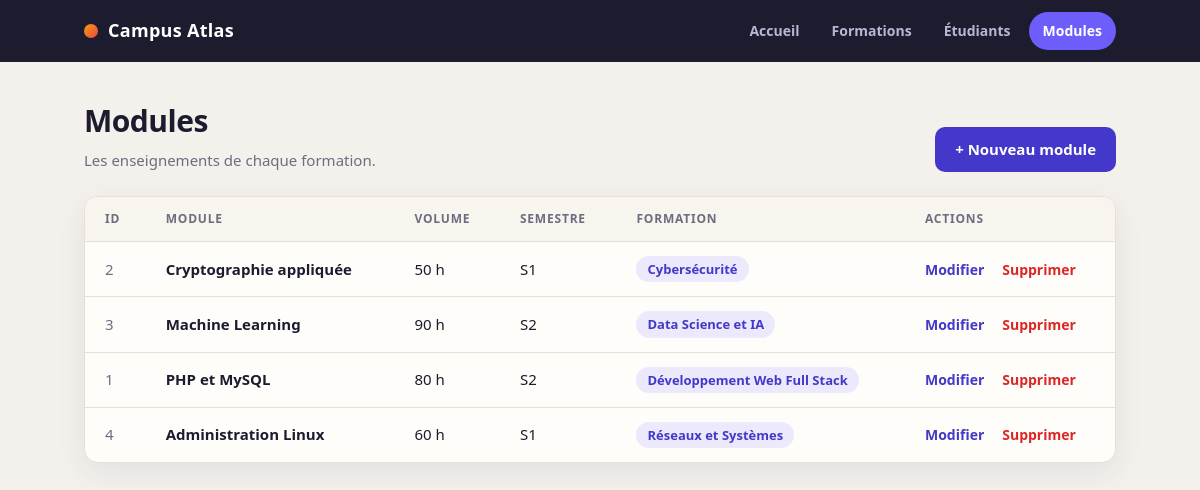
Screenshot of /modules/index.php with the database file from the repository.
### tables this page shows
CREATE TABLE modules (
    id INT AUTO_INCREMENT PRIMARY KEY,
    intitule VARCHAR(120) NOT NULL,
    volume_horaire INT NOT NULL,
    semestre INT NOT NULL,
    formation_id INT NOT NULL,
    FOREIGN KEY (formation_id) REFERENCES formations(id)
);

CREATE TABLE formations (
    id INT AUTO_INCREMENT PRIMARY KEY,
    intitule VARCHAR(120) NOT NULL,
    duree_mois INT NOT NULL,
    tarif DECIMAL(10,2) NOT NULL
);

### modules/index.php (the view, shortened to what this page needs)
<?php
require_once "../database/connexion.php";
$sql = "
    SELECT
        m.id,
        m.intitule,
        m.volume_horaire,
        m.semestre,
        f.intitule AS formation
    FROM modules m
    JOIN formations f ON m.formation_id = f.id
    ORDER BY f.intitule, m.semestre, m.intitule
";
$modules = $pdo->query($sql)->fetchAll(PDO::FETCH_ASSOC);
?>
<!DOCTYPE html>
<html lang="fr">
<head>
    <link rel="stylesheet" href="../assets/css/style.css">
</head>
<body>
<header class="nav">
    <div class="nav-inner">
        <a class="logo" href="../index.php"><span class="logo-dot"></span>Campus Atlas</a>
        <nav>
            <a href="../index.php">Accueil</a>
            <a href="../formations/index.php">Formations</a>
            <a href="../etudiants/index.php">Étudiants</a>
            <a href="../modules/index.php" class="on">Modules</a>
        </nav>
    </div>
</header>
<main class="wrap">
<div class="head">
    <div>
        <h1>Modules</h1>
        <p>Les enseignements de chaque formation.</p>
    </div>
    <a class="btn" href="create.php">+ Nouveau module</a>
</div>
<div class="card"><div class="table-wrap">
<table>
    <thead>
        <tr>
            <th>ID</th><th>Module</th><th>Volume</th><th>Semestre</th>
            <th>Formation</th><th>Actions</th>
        </tr>
    </thead>
    <tbody>
    <?php foreach ($modules as $m) { ?>
        <tr>
            <td class="num"><?php echo $m["id"]; ?></td>
            <td><strong><?php echo htmlspecialchars($m["intitule"]); ?></strong></td>
            <td><?php echo $m["volume_horaire"]; ?> h</td>
            <td>S<?php echo $m["semestre"]; ?></td>
            <td><span class="tag"><?php echo htmlspecialchars($m["formation"]); ?></span></td>
            <td class="actions">
                <a href="edit.php?id=<?php echo $m["id"]; ?>">Modifier</a>
                <a class="del" href="delete.php?id=<?php echo $m["id"]; ?>"
                   onclick="return confirm('Supprimer ce module ?');">Supprimer</a>
            </td>
        </tr>
    <?php } ?>
    </tbody>
</table>
</div></div>
</main>
</body>
</html>

### assets/css/style.css (style rules this page uses)
:root { --bg:#f4f1ec; --card:#fffdf9; --ink:#1d1b2e; --muted:#6f6b80; --line:#e6e0d6; --brand:#4338ca; --brand-2:#6d5efc; --accent:#f59e0b; --danger:#dc2626; --ok:#059669; --radius:14px; --shadow:0 10px 30px rgba(40,30,90,.08); }
* { box-sizing:border-box }
body { margin:0;background:var(--bg);color:var(--ink);font:15px/1.55 "Segoe UI",system-ui,-apple-system,Roboto,sans-serif }
a { color:var(--brand);text-decoration:none }
.nav { background:#1d1b2e;position:sticky;top:0;z-index:10 }
.nav-inner { max-width:1080px;margin:auto;padding:0 24px;height:62px;display:flex;align-items:center;justify-content:space-between;gap:20px }
.logo { color:#fff;font-weight:800;font-size:18px;letter-spacing:.3px;display:flex;align-items:center;gap:10px }
.logo-dot { width:14px;height:14px;border-radius:50%;background:linear-gradient(135deg,var(--accent),#ef4444) }
.nav nav { display:flex;gap:4px;flex-wrap:wrap }
.nav nav a { color:#b9b6d3;padding:8px 14px;border-radius:999px;font-weight:600;font-size:14px }
.nav nav a.on { background:var(--brand-2);color:#fff }
.wrap { max-width:1080px;margin:0 auto;padding:36px 24px 60px;min-height:70vh }
.head { display:flex;justify-content:space-between;align-items:flex-end;gap:16px;flex-wrap:wrap;margin-bottom:24px }
.head h1 { margin:0;font-size:30px;letter-spacing:-.5px }
.head p { margin:4px 0 0;color:var(--muted) }
.btn { display:inline-block;border:0;cursor:pointer;background:var(--brand);color:#fff;padding:11px 20px;border-radius:10px;font:inherit;font-weight:700 }
.card { background:var(--card);border:1px solid var(--line);border-radius:var(--radius);box-shadow:var(--shadow);overflow:hidden }
.table-wrap { overflow-x:auto }
table { width:100%;border-collapse:collapse }
th { text-align:left;font-size:12px;text-transform:uppercase;letter-spacing:.8px;color:var(--muted);background:#f8f5ef;padding:13px 20px }
td { padding:14px 20px;border-top:1px solid var(--line) }
.tag { display:inline-block;background:#ebe9fb;color:var(--brand);padding:3px 11px;border-radius:999px;font-size:13px;font-weight:600 }
.num { color:var(--muted);font-variant-numeric:tabular-nums }
.actions { white-space:nowrap }
.actions a { font-weight:600;font-size:14px }
.actions a+a { margin-left:14px }
.actions .del { color:var(--danger) }

### rows the page displays
modules: id "2", intitule "Cryptographie appliquée", volume_horaire "50", semestre "1", formation.intitule "Cybersécurité"
modules: id "3", intitule "Machine Learning", volume_horaire "90", semestre "2", formation.intitule "Data Science et IA"
modules: id "1", intitule "PHP et MySQL", volume_horaire "80", semestre "2", formation.intitule "Développement Web Full Stack"
modules: id "4", intitule "Administration Linux", volume_horaire "60", semestre "1", formation.intitule "Réseaux et Systèmes"
